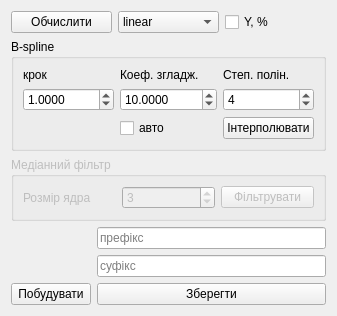
        <widget class="QWidget" name="tab_4">
         <property name="enabled">
          <bool>true</bool>
         </property>
         <attribute name="title">
          <string>Результат</string>
         </attribute>
         <layout class="QVBoxLayout" name="verticalLayout_5">
          <item>
           <layout class="QHBoxLayout" name="horizontalLayout_11">
            <item>
             <widget class="QPushButton" name="rButton">
              <property name="text">
               <string>Обчислити</string>
              </property>
             </widget>
            </item>
            <item>
             <widget class="QComboBox" name="rEvalType">
              <item>
               <property name="text">
                <string>linear</string>
               </property>
              </item>
              <item>
               <property name="text">
                <string>nearest</string>
               </property>
              </item>
              <item>
               <property name="text">
                <string>zero</string>
               </property>
              </item>
             </widget>
            </item>
            <item>
             <widget class="QCheckBox" name="rYInPercents">
              <property name="text">
               <string>Y, %</string>
              </property>
             </widget>
            </item>
           </layout>
          </item>
          <item>
           <widget class="QGroupBox" name="groupBox_19">
            <property name="title">
             <string>B-spline</string>
            </property>
            <layout class="QGridLayout" name="gridLayout_8">
             <item row="0" column="0">
              <widget class="QLabel" name="label_50">
               <property name="text">
                <string>крок</string>
               </property>
              </widget>
             </item>
             <item row="0" column="1">
              <widget class="QLabel" name="label_49">
               <property name="text">
                <string>Коеф. згладж.</string>
               </property>
              </widget>
             </item>
             <item row="0" column="2">
              <widget class="QLabel" name="label_8">
               <property name="text">
                <string>Степ. полін.</string>
               </property>
              </widget>
             </item>
             <item row="1" column="0">
              <widget class="QDoubleSpinBox" name="rB_splineStep">
               <property name="decimals">
                <number>4</number>
               </property>
               <property name="minimum">
                <double>0.001000000000000</double>
               </property>
               <property name="maximum">
                <double>99999.000000000000000</double>
               </property>
               <property name="singleStep">
                <double>0.500000000000000</double>
               </property>
               <property name="value">
                <double>1.000000000000000</double>
               </property>
              </widget>
             </item>
             <item row="1" column="1">
              <widget class="QDoubleSpinBox" name="rB_splineS">
               <property name="decimals">
                <number>4</number>
               </property>
               <property name="minimum">
                <double>0.000000000000000</double>
               </property>
               <property name="maximum">
                <double>999999999.000000000000000</double>
               </property>
               <property name="singleStep">
                <double>0.010000000000000</double>
               </property>
               <property name="value">
                <double>10.000000000000000</double>
               </property>
              </widget>
             </item>
             <item row="1" column="2">
              <widget class="QDoubleSpinBox" name="rB_splineK">
               <property name="decimals">
                <number>0</number>
               </property>
               <property name="maximum">
                <double>5.000000000000000</double>
               </property>
               <property name="value">
                <double>4.000000000000000</double>
               </property>
              </widget>
             </item>
             <item row="2" column="1">
              <widget class="QCheckBox" name="rAutoB_splineS">
               <property name="text">
                <string>авто</string>
               </property>
              </widget>
             </item>
             <item row="2" column="2">
              <widget class="QPushButton" name="rB_splineOk">
               <property name="text">
                <string>Інтерполювати</string>
               </property>
              </widget>
             </item>
            </layout>
           </widget>
          </item>
          <item>
           <widget class="QGroupBox" name="groupBox_20">
            <property name="enabled">
             <bool>false</bool>
            </property>
            <property name="title">
             <string>Медіанний фільтр</string>
            </property>
            <layout class="QHBoxLayout" name="horizontalLayout_14">
             <item>
              <widget class="QLabel" name="label_30">
               <property name="text">
                <string>Розмір ядра</string>
               </property>
              </widget>
             </item>
             <item>
              <widget class="QSpinBox" name="rMedFiltS">
               <property name="minimum">
                <number>1</number>
               </property>
               <property name="singleStep">
                <number>2</number>
               </property>
               <property name="value">
                <number>3</number>
               </property>
              </widget>
             </item>
             <item>
              <widget class="QPushButton" name="rMedFilt">
               <property name="text">
                <string>Фільтрувати</string>
               </property>
              </widget>
             </item>
            </layout>
           </widget>
          </item>
          <item>
           <layout class="QGridLayout" name="gridLayout_5">
            <item row="2" column="1">
             <widget class="QPushButton" name="rSave">
              <property name="text">
               <string>Зберегти</string>
              </property>
             </widget>
            </item>
            <item row="2" column="0">
             <widget class="QPushButton" name="rPlot">
              <property name="text">
               <string>Побудувати</string>
              </property>
             </widget>
            </item>
            <item row="1" column="1">
             <widget class="QLineEdit" name="rSaveSuffix">
              <property name="inputMask">
               <string/>
              </property>
              <property name="maxLength">
               <number>32767</number>
              </property>
              <property name="placeholderText">
               <string>суфікс</string>
              </property>
             </widget>
            </item>
            <item row="0" column="1">
             <widget class="QLineEdit" name="rSavePrefix">
              <property name="placeholderText">
               <string>префікс</string>
              </property>
             </widget>
            </item>
           </layout>
          </item>
         </layout>
        </widget>
